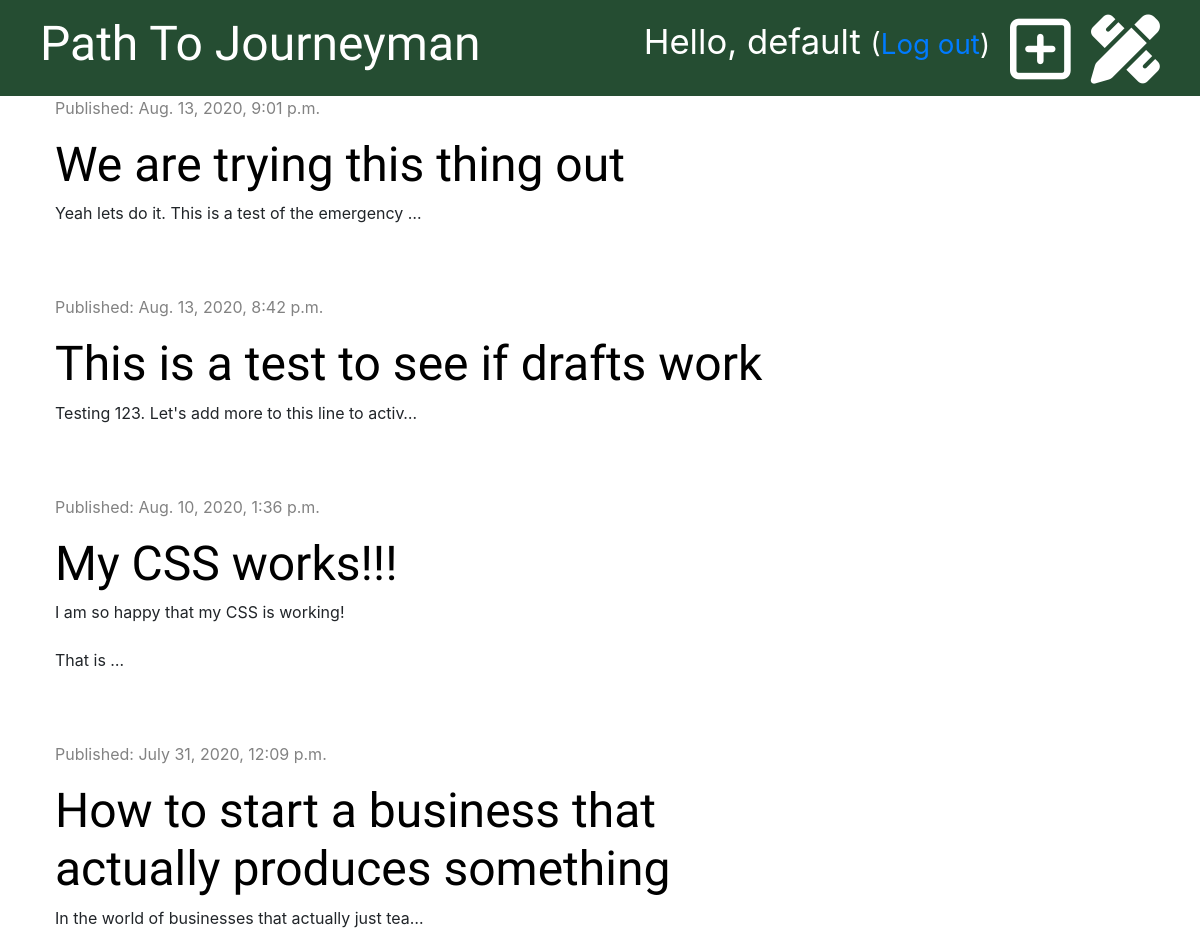
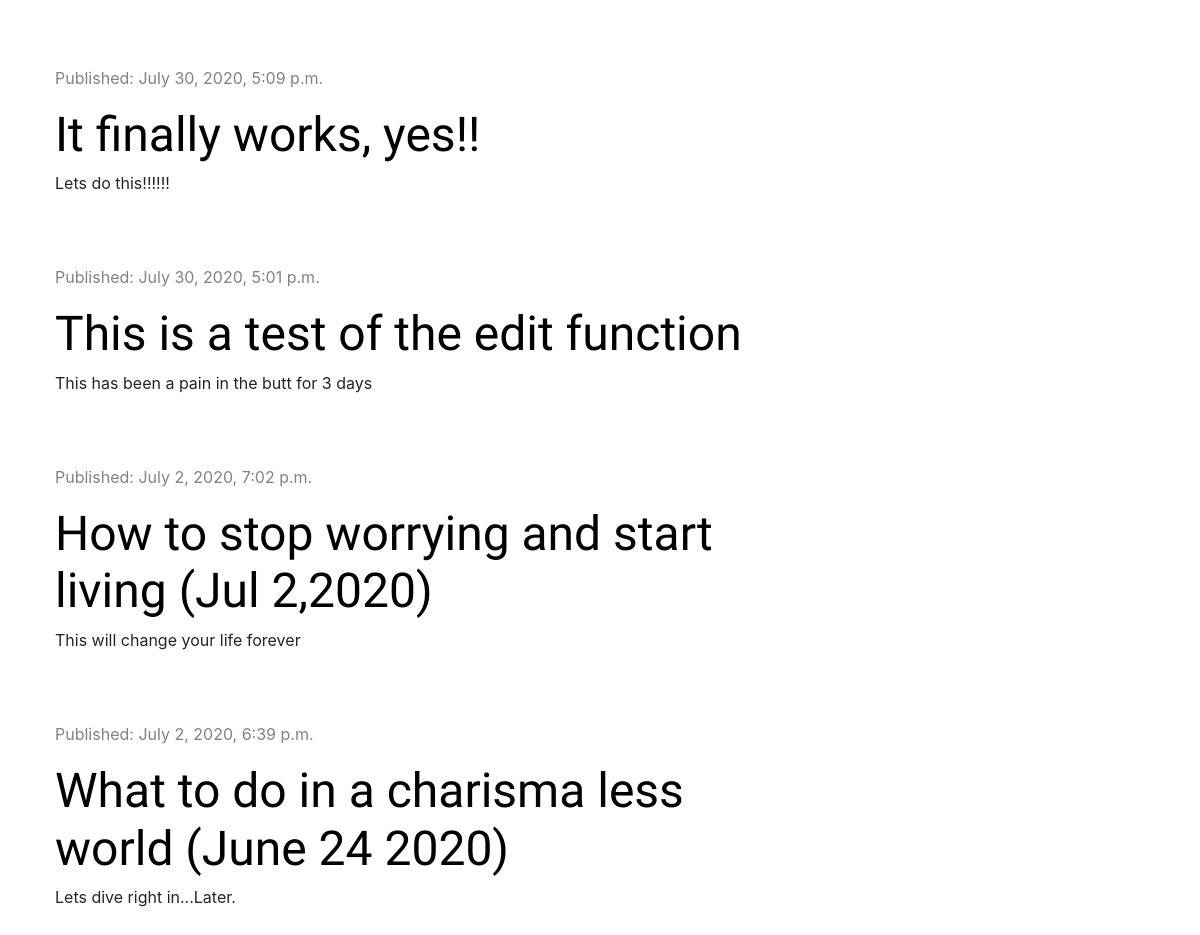
The app's page / (signed in) with its own data (2 pictures, top to bottom).
### blog/models.py (models this page shows, shortened)
class Post(models.Model):
    author = models.ForeignKey('auth.User', on_delete=models.CASCADE)
    title = models.CharField(max_length=200)
    text = models.TextField()
    created_date = models.DateTimeField(default=timezone.now)
    published_date = models.DateTimeField(blank=True, null=True)

### blog/views.py (the view)
# urls.py: path('', views.post_list, name='post_list'),
def post_list(request):
    posts = Post.objects.filter(published_date__lte=timezone.now()).order_by('-published_date')
    stuff_for_frontend = {'posts': posts}
    return render(request, 'blog/post_list.html', stuff_for_frontend)

### blog/templates/blog/post_list.html (shortened to what this page needs)
{% extends 'blog/base.html' %}
{% block content %}
    {% for post in posts %}
        <div class="post">
            <div class="date">
                <p>Published: {{ post.published_date }}</p>
            </div>
            <h1><a href="{% url 'post_detail' pk=post.pk %}">{{ post.title }}</a></h1>
            <p>{{ post.text|truncatechars:50|linebreaksbr }}</p>
        </div>
    {% endfor %}
{% endblock %}

### blog/templates/blog/base.html (shortened to what this page needs)
{% load static %}
<!DOCTYPE html>
<html lang="en">
<head>
    <link rel="stylesheet" href="https://stackpath.bootstrapcdn.com/bootstrap/4.5.0/css/bootstrap.min.css">
    <link rel="stylesheet" href="{% static 'css/blog.css' %}">
</head>
<body>
<div class="page-header">
    {% if user.is_authenticated %}
        <a href="{% url 'post_draft_list' %}" class="top-menu"><i class="fas fa-pencil-ruler fa-2x"></i></a>
        <a href="{% url 'post_new' %}" class="top-menu"><i class="far fa-plus-square fa-2x"></i></a>
        <p class="top-menu">Hello, {{ user.username }} <small>(<a href="{% url 'logout' %}">Log out</a>)</small></p>
    {% else %}
        <a href="{% url 'login' %}" class="top-menu"><i class="fas fa-sign-in-alt fa-2x"></i></a>
    {% endif %}
    <h1><a href="{% url "post_list" %}">Path To Journeyman</a></h1>
</div>
<div class="content container">
    <div class="row">
        <div class="col-md-8">
            {% block content %}
            {% endblock %}
        </div>
    </div>
</div>
</body>
</html>

### blog/static/css/blog.css (style rules this page uses)
.page-header { background-color: #254d32; margin-top: 0; padding: 15px 20px 15px 40px; }
.page-header h1, .page-header h1 a { color: #FFFFFF; font:-size: 36pt; text-decoration: none; }
.content { margin-left: 40px; }
h1, h2, h3, h4 { font-family: 'Tangerine', 'Inconsolata', 'Droid Sans', serif; font-size: 48px; }
.date { color: #828282; }
.post { margin-bottom: 70px; }
.post h1 a { color: #000000; }
.top-menu, .top-menu:hover { color: #ffffff; float: right; font-size: 26pt; margin-right: 20px; }

### records on screen
Post: published_date "Aug. 13, 2020, 9:01 p.m.", title "We are trying this thing out", text "Yeah lets do it. This is a test of the emergency …"
Post: published_date "Aug. 13, 2020, 8:42 p.m.", title "This is a test to see if drafts work", text "Testing 123. Let's add more to this line to activ…"
Post: published_date "Aug. 10, 2020, 1:36 p.m.", title "My CSS works!!!", text "I am so happy that my CSS is working! That is …"
Post: published_date "July 31, 2020, 12:09 p.m.", title "How to start a business that actually produces something", text "In the world of businesses that actually just tea…"
Post: published_date "July 30, 2020, 5:09 p.m.", title "It finally works, yes!!", text "Lets do this!!!!!!"
Post: published_date "July 30, 2020, 5:01 p.m.", title "This is a test of the edit function", text "This has been a pain in the butt for 3 days"
Post: published_date "July 2, 2020, 7:02 p.m.", title "How to stop worrying and start living (Jul 2,2020)", text "This will change your life forever"
Post: published_date "July 2, 2020, 6:39 p.m.", title "What to do in a charisma less world (June 24 2020)", text "Lets dive right in...Later."

### other values on screen
{{ user.username }} "default"
